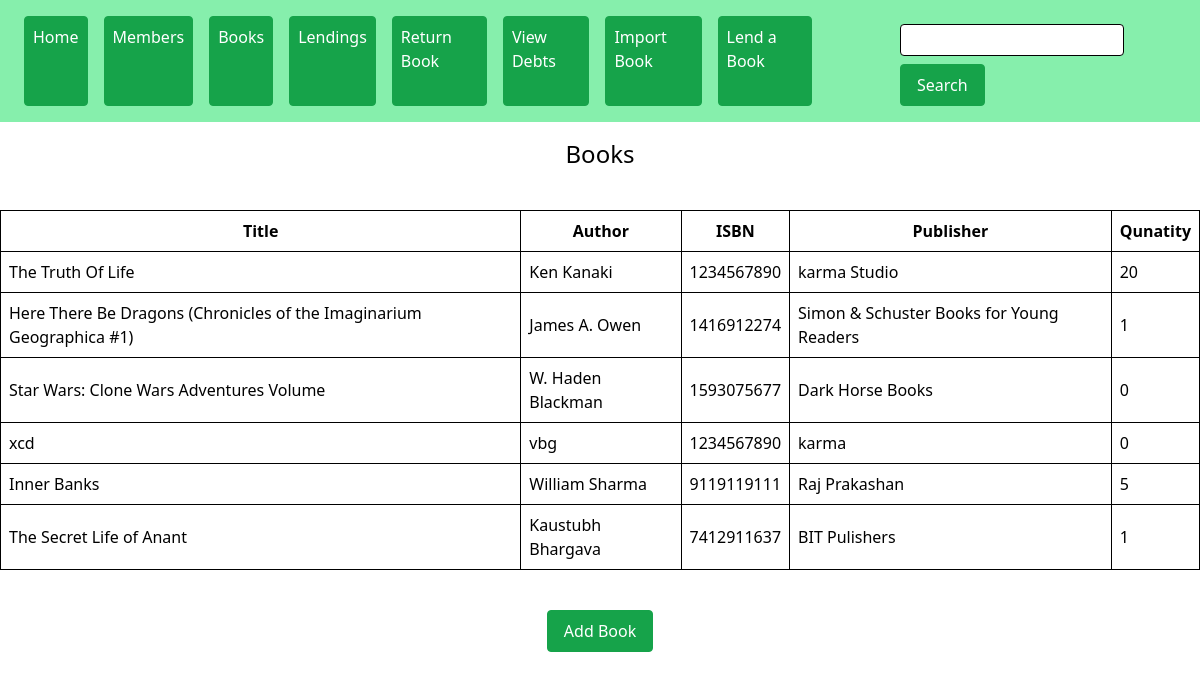
The page /books/ on the database its author committed.
### library/models.py (models this page shows, shortened)
class Book(models.Model):
    title = models.CharField(max_length=100)
    author = models.CharField(max_length=100)
    isbn = models.CharField(max_length=10)
    isbn13 = models.CharField(max_length=13)
    publisher = models.CharField(max_length=30)
    num_pages = models.CharField(max_length=40)
    per_day_charge = models.DecimalField(decimal_places=2,max_digits=6,default=5)
    qty = models.PositiveIntegerField()

### library/views.py (the view)
# urls.py: path('books/',books_view,name="books"),
def books_view(request):
    books = Book.objects.all()
    return render(request, "books.html",{'books':books})

### template/books.html
{% extends 'base.html' %}
{% block body %}
<h1>Books</h1>
<table>
    <tr>
        <th>Title</th>
        <th>Author</th>
        <th>ISBN</th>
        <th>Publisher</th>
        <th>Qunatity</th>
    </tr>
    {% for book in books reversed %}
    <tr>
        <td>{{ book.title }}</td>
        <td>{{ book.author }}</td>
        <td>{{ book.isbn }}</td>
        <td>{{ book.publisher }}</td>
        <td>{{ book.qty }}</td>
    </tr>
    {% endfor %}
</table>
<div class="text-center">
    <a href="{% url 'add_book' %}"><button class="linav">Add Book</button></a>
</div>
{% endblock %}

### template/base.html (shortened to what this page needs)
<!DOCTYPE html>
<html lang="en">
<head>
    <script src="https://cdn.tailwindcss.com"></script>
</head>
<body>
    <ul class="flex flex-row p-4 bg-green-300">
        <li class="p-2 linav"><a href="{% url 'home' %}">Home</a></li>
        <li class="p-2 linav"><a href="{% url 'members' %}">Members</a></li>
        <li class="p-2 linav"><a href="{% url 'books' %}">Books</a></li>
        <li class="p-2 linav"><a href="{% url 'lendings' %}">Lendings</a></li>
        <li class="p-2 linav"><a href="{% url 'return_book' %}">Return Book</a></li>
        <li class="p-2 linav"><a href="{% url 'debt_view' %}">View Debts</a></li>
        <li class="p-2 linav"><a href="{% url 'import_books' %}">Import Book</a></li>
        <li class="p-2 linav"><a href="{% url 'lend_book' %}">Lend a Book</a></li>
        <li class="ml-16 px-2">{% include 'search_form.html' %}</li>
    </ul>
    {% block body %}
    {% endblock %}
</body>
</html>

### template/search_form.html
<form method="get" action="{% url 'search_books' %}">
    <input type="text" name="name" class="border border-black w-56 h-8 rounded p-2">
    <button type="submit" class="linav">Search</button>
</form>

### rows shown on the page
Book: title "The Truth Of Life", author "Ken Kanaki", isbn "1234567890", publisher "karma Studio", qty "20"
Book: title "Here There Be Dragons (Chronicles of the Imaginarium Geographica #1)", author "James A. Owen", isbn "1416912274", publisher "Simon & Schuster Books for Young Readers", qty "1"
Book: title "Star Wars: Clone Wars Adventures Volume", author "W. Haden Blackman", isbn "1593075677", publisher "Dark Horse Books", qty "0"
Book: title "xcd", author "vbg", isbn "1234567890", publisher "karma", qty "0"
Book: title "Inner Banks", author "William Sharma", isbn "9119119111", publisher "Raj Prakashan", qty "5"
Book: title "The Secret Life of Anant", author "Kaustubh Bhargava", isbn "7412911637", publisher "BIT Pulishers", qty "1"
